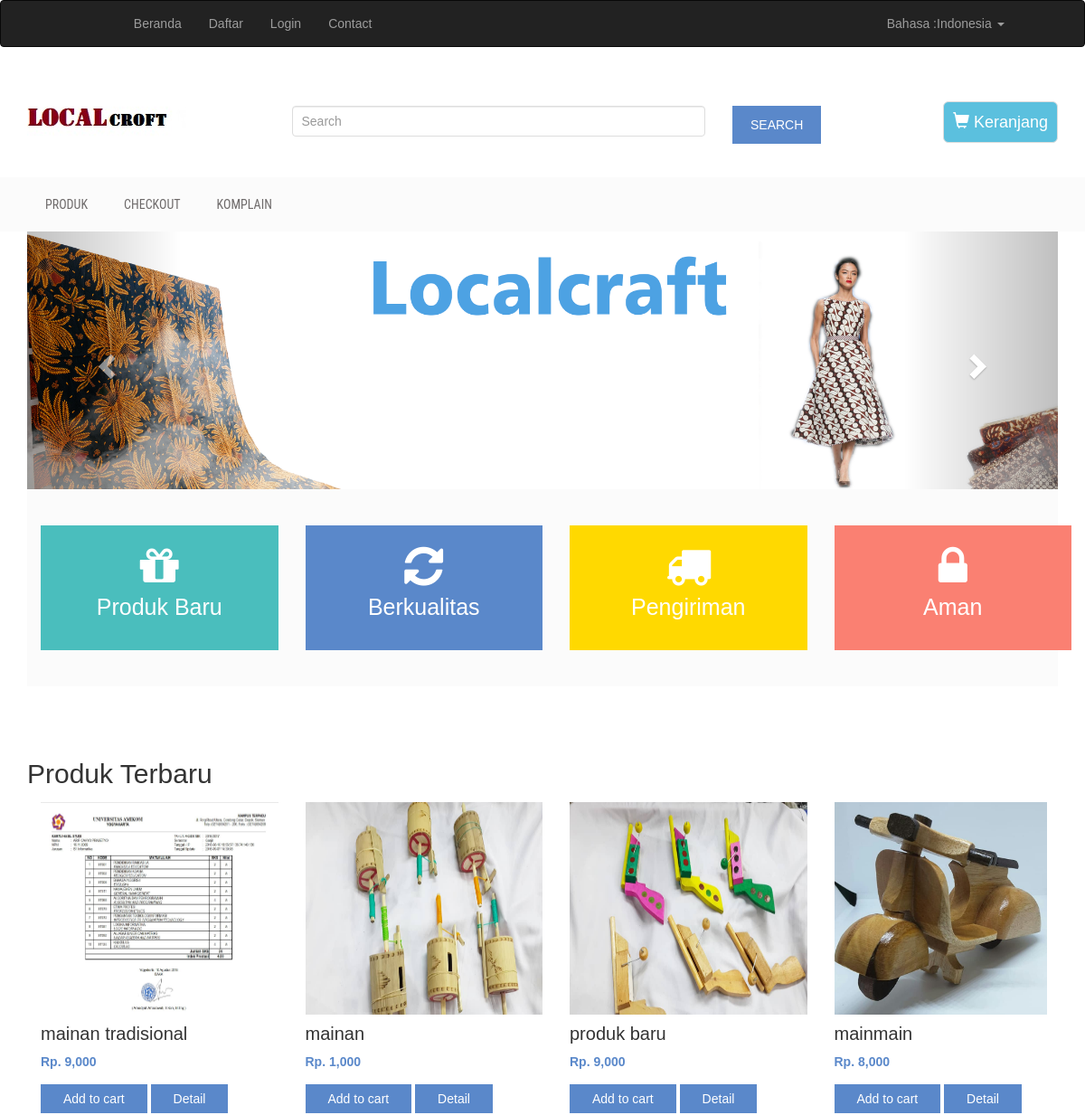
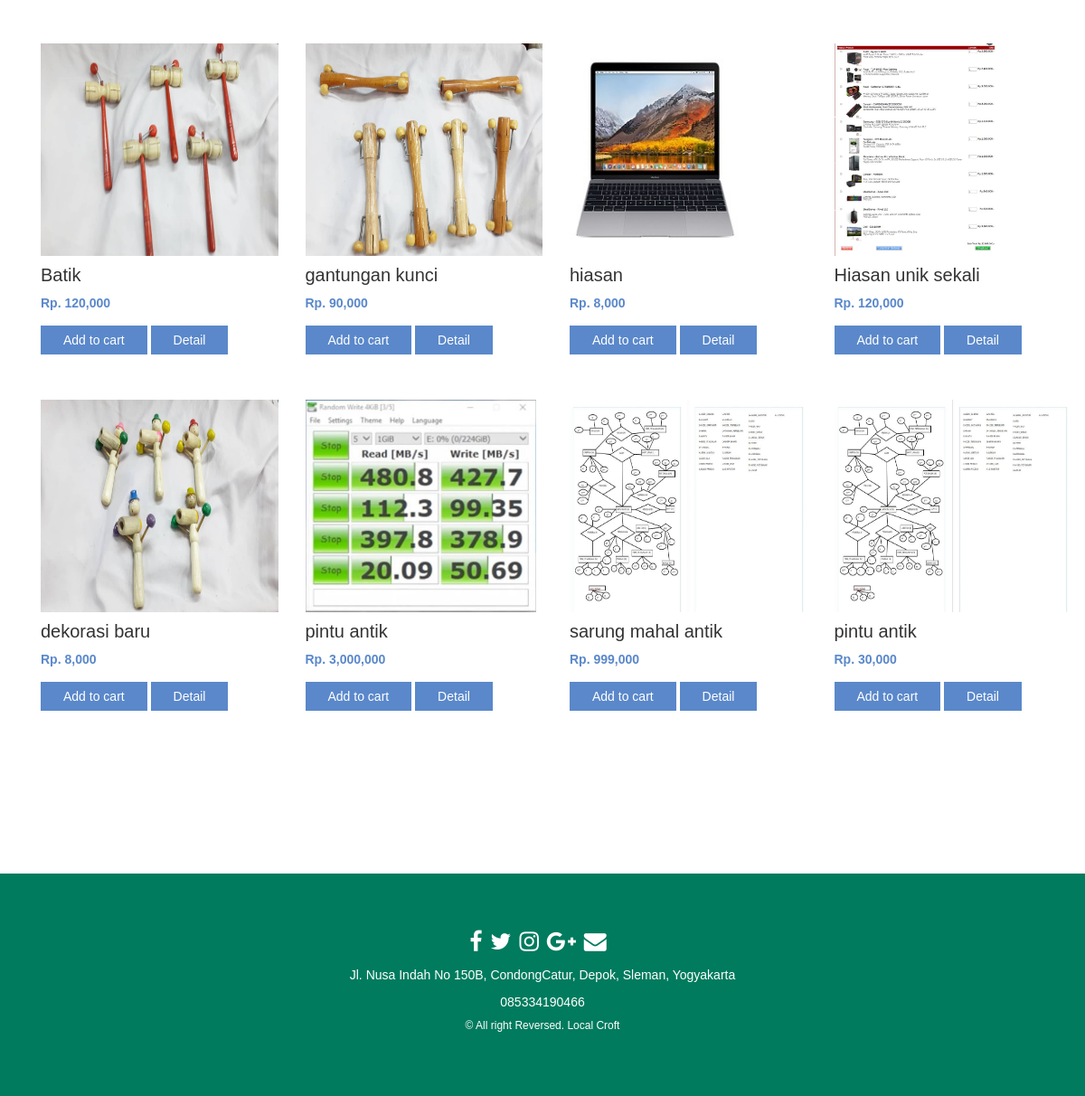
The page / on the database its author committed (2 pictures, top to bottom).
### tables this page shows
CREATE TABLE `produk` (
  `id_produk` int(11) NOT NULL,
  `id_kategori` int(11) NOT NULL,
  `id_toko` int(11) NOT NULL,
  `nama_produk` varchar(100) NOT NULL,
  `jumlah_stok` int(11) NOT NULL,
  `harga` int(12) NOT NULL,
  `deskripsi` varchar(200) NOT NULL,
  `direktori_gambar` varchar(100) NOT NULL,
  `direktori_gambar2` varchar(100) NOT NULL,
  `direktori_gambar3` varchar(100) NOT NULL
);

### index.php (the view, shortened to what this page needs)
<!DOCTYPE html>
<html lang="en">
<head>
  <link rel="stylesheet" href="asset/css/bootstrap.min.css">
  <link rel="stylesheet" type="asset/text/css" href="css/desain.css">
  <link rel="stylesheet" type="asset/text/css" href="style.css">
  <link rel="stylesheet" href="//code.jquery.com/ui/1.12.1/themes/base/jquery-ui.css">
</head>
<body ng-app="">
<?php
    include "header.php";
    include "menu.php";
    include "proses/koneksi.php";
?>
<div class="container">
  <div id="myCarousel" class="carousel slide" data-ride="carousel">
  <ol class="carousel-indicators">
    <li data-target="#myCarousel" data-slide-to="0" class="active"></li>
    <li data-target="#myCarousel" data-slide-to="1"></li>
  </ol>
  <div class="carousel-inner">
    <div class="item active">
      <img src="asset/img/banner/batik.jpg">
    </div>
  </div>
  <a class="left carousel-control" href="#myCarousel" data-slide="prev">
    <span class="glyphicon glyphicon-chevron-left"></span>
  </a>
  <a class="right carousel-control" href="#myCarousel" data-slide="next">
    <span class="glyphicon glyphicon-chevron-right"></span>
  </a>
</div>
 <div class="promo-area">
        <div class="container">
            <div class="row">
                 <div class="col-md-3 col-sm-6">
                    <div class="single-promo promo4">
                        <i class="fa fa-gift"></i>
                        <p>Produk Baru</p>
                    </div>
                </div>
                <div class="col-md-3 col-sm-6">
                    <div class="single-promo promo1">
                        <i class="fa fa-refresh"></i>
                        <p>Berkualitas</p>
                    </div>
                </div>
                <div class="col-md-3 col-sm-6">
                    <div class="single-promo promo2">
                        <i class="fa fa-truck"></i>
                        <p>Pengiriman</p>
                    </div>
                </div>
                <div class="col-md-3 col-sm-6">
                    <div class="single-promo promo3">
                        <i class="fa fa-lock"></i>
                        <p>Aman</p>
                    </div>
                </div>
            </div>
        </div>
    </div>
 <div class="single-product-area">
        <div class="container">
            <div class="row">
              <h2>Produk Terbaru</h2>
                <?php $produk = $koneksi->query("SELECT * FROM produk"); ?>
                <?php while ($perproduk = $produk->fetch_assoc()) {
                ?>
                <div class="col-md-3 col-sm-6">
                    <div class="single-shop-product">
                        <div class="product-upper">
                            <img class="imgProduk" src="asset/img/produk/<?php echo $perproduk['direktori_gambar']; ?>" alt="">
                        </div>
                        <h2><?php echo $perproduk['nama_produk']; ?></h2>
                        <div class="product-carousel-price">
                            <ins>Rp. <?php echo number_format($perproduk['harga']); ?></ins>
                        </div>
                        <div class="product-option-shop">
                            <a class="add_to_cart_button" data-quantity="1" data-product_sku="" data-product_id="70" rel="nofollow" href="proses/keranjang.php?id=<?php echo number_format($perproduk["id_produk"]); ?>">Add to cart</a>
                            <a class="add_to_cart_button" href="deskripsi.php?id=<?php echo number_format($perproduk["id_produk"]); ?>">Detail</a>
                        </div>
                    </div>
                </div>
                <?php } ?>
            </div>
        </div>
    </div>
 </div>
<?php include "footer.php"; ?>
</body>
</html>

### header.php (shortened to what this page needs)
  <link rel="stylesheet" href="asset/css/bootstrap.min.css">
  <link rel="stylesheet" type="text/css" href="asset/css/desain.css">
  <link rel="stylesheet" type="text/css" href="asset/style.css">
<nav class="navbar navbar-inverse">
  <div class="container-fluid">
    <ul class="nav navbar-nav header_paddingmenuleft" id>
        <li class="" id="menu"><a href="index.php">Beranda</a></li>
        <?php
            if(isset($_SESSION["e"])) {
        ?>
                <li class="" id="menu"><a href="akun.php"><?php echo $_SESSION["u"]; ?></a></li>
                <li class="" id="menu"><a href="logout.php">Log Out</a></li>
        <?php
            }else {
        ?>
                <li class="" id="menu"><a href="Daftar.php">Daftar</a></li>
    	        <li class="" id="menu"><a href="Masuk.php">Login</a></li>
    	<?php
            }
    	?>
      <li class="" id="menu"><a href="contact.php">Contact</a></li>
    </ul>
    <ul class="nav navbar-nav navbar-right header_paddingmenuright">
       <li class="dropdown dropdown-small ">
            <a data-toggle="dropdown" data-hover="dropdown" class="dropdown-toggle" href="#"><span class="key">Bahasa :</span><span class="value">Indonesia </span><b class="caret"></b></a>
        </li>
    </ul>
  </div>
</nav>

### menu.php (shortened to what this page needs)
<div class="site-branding-area">
       <div class="container">
           <div class="row">
               <div class="col-sm-3">
                   <div class="logo">
                       <h1><a href="index.php"><img src="asset/img/Lc.jpg"></a></h1>
                   </div>
               </div>
               <div class="col-sm-6 search">
                   <form action="Produk.html">
                       <div class="row">
                           <div class="col-sm-10">
                           <input type="text" class="form-control " placeholder="Search" required="">
                           </div>
                           <div class="col-sm-2">
                           <input type="submit" name="search" value="Search">
                           </div>
                       </div>
                       </form>
               </div>
               <div class="col-sm-3">
                   <a href="Keranjang.php" class="btn btn-info btn-lg shopping-item">
         <span class="glyphicon glyphicon-shopping-cart"></span> Keranjang
       </a>
               </div>
           </div>
       </div>
   </div>
   <div class="mainmenu-area">
       <div class="container">
           <div class="row">
               <div class="navbar-collapse collapse">
                   <ul class="nav navbar-nav">
                       <li><a href="Produk.php">Produk</a></li>
                       <li><a href="Checkout.php">Checkout</a></li>
                       <li><a href="contact.php">Komplain</a></li>
                   </ul>
               </div>
           </div>
       </div>
   </div>

### footer.php (shortened to what this page needs)
<section id="footer">
    <div class="container" >
        <div class="row">
            <div class="col-xs-12 col-sm-12 col-md-12 mt-2 mt-sm-5">
                <ul class="list-unstyled list-inline social text-center">
                    <li class="list-inline-item"><a href="javascript:void();"><i class="fa fa-facebook"></i></a></li>
                    <li class="list-inline-item"><a href="javascript:void();"><i class="fa fa-twitter"></i></a></li>
                    <li class="list-inline-item"><a href="javascript:void();"><i class="fa fa-instagram"></i></a></li>
                    <li class="list-inline-item"><a href="javascript:void();"><i class="fa fa-google-plus"></i></a></li>
                    <li class="list-inline-item"><a href="javascript:void();" target="_blank"><i class="fa fa-envelope"></i></a></li>
                </ul>
            </div>
        </div>
        <div class="row">
            <div class="col-xs-12 col-sm-12 col-md-12 mt-2 mt-sm-2 text-center text-white">
                <p style="color: white;">Jl. Nusa Indah No 150B, CondongCatur, Depok, Sleman, Yogyakarta</p>
                <p style="color: white;">085334190466</p>
                <p class="h6" style="color: white;">&copy All right Reversed. Local Croft</p>
            </div>
        </div>
    </div>
</section>

### asset/css/desain.css (style rules this page uses)
.header_paddingmenuleft { margin-left: 10%; }
.header_paddingmenuright { margin-right: 5%; }

### asset/style.css (style rules this page uses)
.imgProduk { max-width: 100%; height: 235px; }
h1, h2, h3, h4, h5, h6 { margin: 0 0 15px; }
body { font-family:Arial, Helvetica, sans-serif; }
.mainmenu-area { background: none repeat scroll 0 0 #fbfbfb; font-family: "Roboto Condensed",sans-serif; text-transform: uppercase; width: 100%; z-index: 999; }
.logo h1 { font-size: 40px; margin: 30px 0;font-weight: 400; }
.logo h1 a { color: #999; }
.shopping-item { border: 1px solid #ddd; float: right; font-size: 18px; margin-top: 40px; padding: 10px; position: relative; }
.mainmenu-area ul.navbar-nav li a { color: #6e6a6a; font-size: 14px; padding: 20px; }
.promo-area { background:#fbfbfb; color: #fff; padding: 40px 0 40px; }
.single-promo { font-size: 25px; font-weight: 200; padding: 20px 10px; text-align: center; }
.single-promo i { font-size: 50px; }
.promo1 { background:#5a88ca; }
.promo2 { background:#ffd900; }
.promo3 { background:#fa8072; }
.promo4 { background:#4abebd; }
.product-carousel-price ins { color: #5a88ca; font-weight: 700; margin-right: 5px; text-decoration: none; }
a { color: #5a88ca }
.single-product-area { padding: 80px 0 130px; }
input[type="text"], input[type="password"], input[type="email"], textarea { border: 1px solid #ddd; padding: 10px; }
input[type="submit"], button[type=submit] { background: none repeat scroll 0 0 #5a88ca; border: medium none; color: #fff; padding: 11px 20px; text-transform: uppercase; }
.add_to_cart_button { background: none repeat scroll 0 0 #5a88ca; border: medium none; color: #fff; padding: 6px 25px;display: inline-block }
.single-shop-product h2 { font-size: 20px; margin: 10px 0; }
.product-option-shop { margin-top: 15px; }
.single-shop-product { margin-bottom: 50px }

### menu.php (style rules this page uses)
.search { padding-top: 45px; }

### footer.php (style rules this page uses)
section { padding: 60px 0; }
#footer { background: #007b5e !important; }
#footer a { color: #ffffff; text-decoration: none !important; background-color: transparent; -webkit-text-decoration-skip: objects; }
#footer ul.social li { padding: 3px 0; }
#footer ul.social li a i { margin-right: 5px; font-size:25px; -webkit-transition: .5s all ease; -moz-transition: .5s all ease; transition: .5s all ease; }
#footer ul.social li a, #footer ul.quick-links li a { color:#ffffff; }

### rows shown on the page
produk: direktori_gambar (picture), nama_produk "mainan tradisional", harga "9,000"
produk: direktori_gambar (picture), nama_produk "mainan", harga "1,000"
produk: direktori_gambar (picture), nama_produk "produk baru", harga "9,000"
produk: direktori_gambar (picture), nama_produk "mainmain", harga "8,000"
produk: direktori_gambar (picture), nama_produk "Batik", harga "120,000"
produk: direktori_gambar (picture), nama_produk "gantungan kunci", harga "90,000"
produk: direktori_gambar (picture), nama_produk "hiasan", harga "8,000"
produk: direktori_gambar (picture), nama_produk "Hiasan unik sekali", harga "120,000"
produk: direktori_gambar (picture), nama_produk "dekorasi baru", harga "8,000"
produk: direktori_gambar (picture), nama_produk "pintu antik", harga "3,000,000"
produk: direktori_gambar (picture), nama_produk "sarung mahal antik", harga "999,000"
produk: direktori_gambar (picture), nama_produk "pintu antik", harga "30,000"
